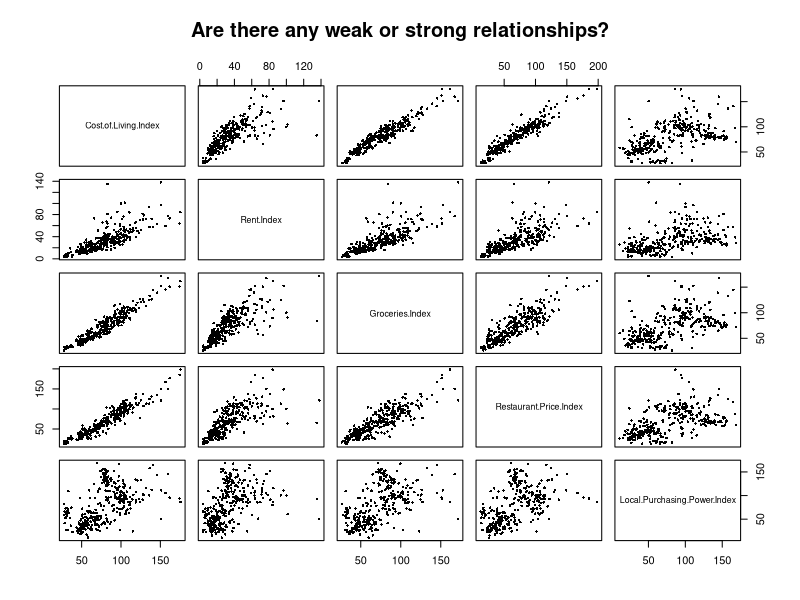
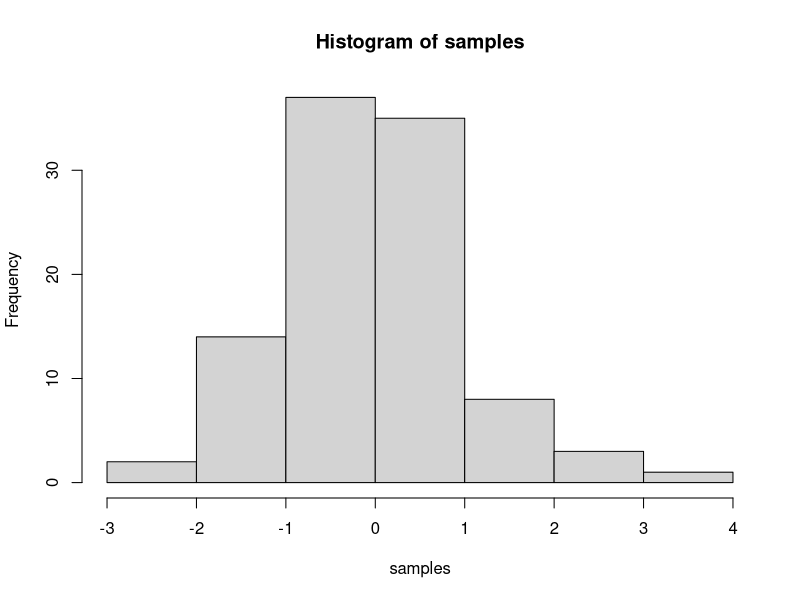

These figures' R source, in order:
## ---- chunk 1
knitr::opts_chunk$set(message=FALSE,warning=FALSE, cache=TRUE)
## ---- chunk 2
# import data 
cost <- read.table( 'Cost_of_Living_2013.txt', sep='\t', header=TRUE) 
## ---- chunk 3
# analyze a few observations 
head(cost)    # read first 6 rows
## ---- chunk 4
# Let's learn more about the data model
str(cost)     # structure of an r object
dim(cost)     # cols and rows similar to shape in python
typeof(cost)  # type of dataset 
names(cost)   # brings all variables/column names
## ---- chunk 5
# This is a great to visualize relationships when working with less than 6 variables.
# We are excluding the City variable since a character type and won't have correlation.
pairs(cost[,2:6], main="Are there any weak or strong relationships?", pch=16, cex=.5)
## ---- chunk 6
samples <- rnorm(100, mean=0, sd=1)
hist(samples)
## ---- chunk 7
1+2
2*5
5/3
(1+6+4)/5

## ---- chunk 8
a<-1
b<-2
a+b

d<-c(1,2,3)
e<-c(5,6,7)
d+e
d*e
d/e

## ---- chunk 9
# for loop solution
# i becomes the number 1 to 100 at each step of the loop


a <- length(100) # make empty variable, set length to 100
for (i in 1:100){
  a[i] <-i #assigns the number in i, to the ith index of a
}

print(a)

# for loop solution #2

a<-c() #create empty variable using combine command
for (i in 1:100){
  a<-c(a,i) # keeps combining a with itself and the new number in i
}
print(a)

# seq solution
a <- seq(1,100,1) # look up help for seq using ?seq() in console
print(a)

